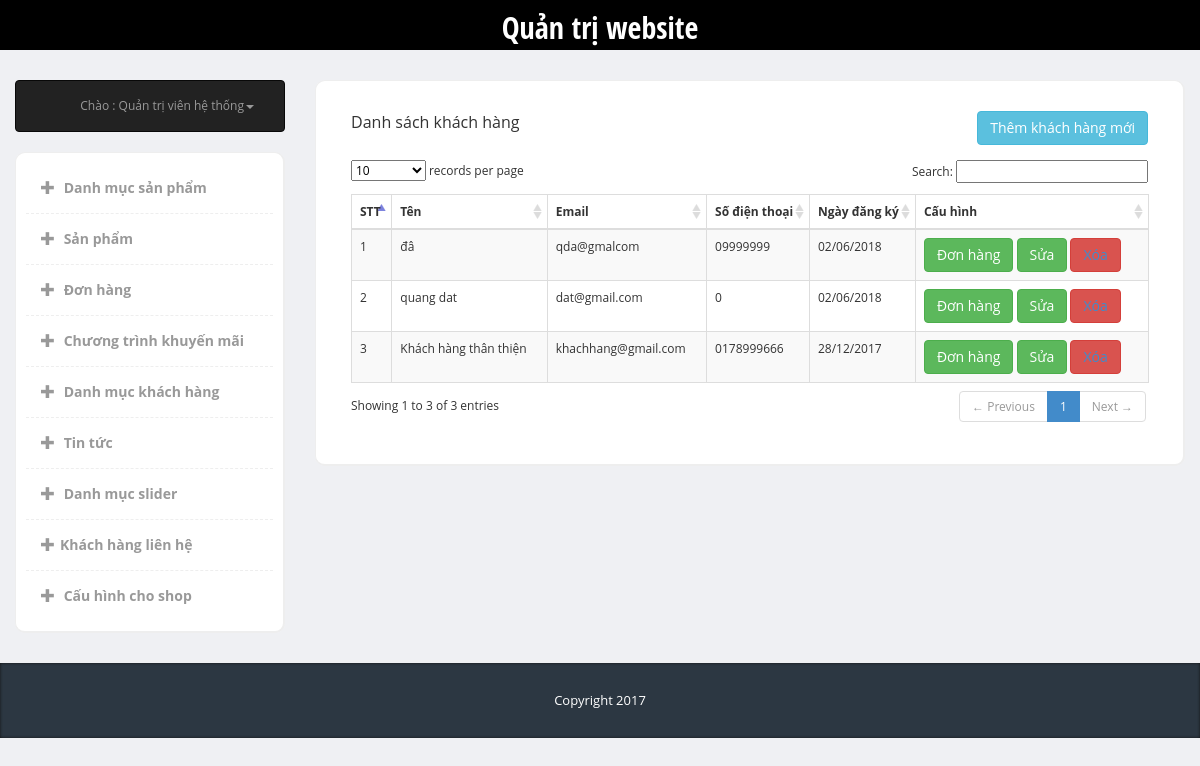
Page /admin/index.php?page=customer&type=list (signed in) on the committed database.
### tables this page shows
CREATE TABLE `users` (
  `ID` int(10) NOT NULL,
  `User_Name` varchar(255) NOT NULL,
  `Password` varchar(255) NOT NULL,
  `DOB` varchar(255) DEFAULT NULL,
  `Sex` int(2) DEFAULT NULL,
  `Address` varchar(255) DEFAULT NULL,
  `Email` varchar(255) NOT NULL,
  `Moblie_Number` int(11) DEFAULT NULL,
  `Status` tinyint(2) NOT NULL,
  `Permission` int(10) NOT NULL,
  `Registed_Date` date DEFAULT NULL
);

### admin/lib_db.php (called while the page is built, shortened)
<?php
global $link;
function select_list($sql){
	return exec_select($sql);
}
function exec_select($sql){
	global $link;
	$ret = isset($ret) ? $ret : "";
	$res = $link->query($sql);
	$err = mysqli_error($link);
	if ($res ){
		$ret = array();
		while( $row = $res->fetch_array(MYSQLI_ASSOC) )
		{
			$ret[]= $row ;
		}
	}
	return $ret;
}

### admin/modules/customer/list.php (the view)
<?php
$sql_user= "select * from users where Permission = 0 and Status = 1 order by ID DESC";
$data_user = select_list($sql_user);
?>
<div class="panel-heading">
	<div class="panel-title col-md-5">Danh sách khách hàng</div>
	<button type="button" class="btn btn-info right"><a href="?page=customer&type=add">Thêm khách hàng mới</a></button>
</div>
<div class="panel-body">
	<table cellpadding="0" cellspacing="0" border="0" class="table table-striped table-bordered" id="example">
		<thead>
			<tr class="active">
				<th>STT</th>
				<th>Tên</th>
				<th>Email</th>
				<th>Số điện thoại</th>
						<th>	Ngày đăng ký</th>
				<th>Cấu hình</th>
			</tr>
		</thead>
		<tbody>
			<?php
			$i= 1;
			if($data_user){
				foreach ($data_user as $datas){
					?>
					<tr class="odd gradeX">
					<td><?php echo $i++ ?></td>
								<td><?php echo $datas['User_Name'] ?></td>
					<td><?php echo $datas['Email'] ?></td>
						<td>0<?php echo $datas['Moblie_Number'] ?></td>
						<td><?php echo  date('d/m/Y',strtotime($datas['Registed_Date'])) ?></td>
						<td class="center">
							<button type="button" class="btn btn-success"><a href="?page=customer&type=order&id=<?php echo $datas['ID']?> ">Đơn hàng</a></button>
							<button type="button" class="btn btn-success"><a href="?page=customer&type=edit&id=<?php echo $datas['ID']?> ">Sửa</a></button>
					<button type="button" class="btn btn-danger"><a href="?page=customer&type=delete&id=<?php echo $datas['ID']?> ">Xóa</a></button>
						</td>
					</tr>
					<?php } } ?>
				</tbody>
			</table>
		</div>

### admin/css/styles.css (style rules this page uses)
body { font-family: 'Open Sans', sans-serif; background-color: #f7f7f7; position: relative; margin: 0px; font-size: 12px; padding: 0px; }
.btn-success a { color: #fff !important }
.right { float: right; }
.btn-info a { color: #fff !important; }
body { background-color: #eff0f3; }
.panel-heading>.panel-title, .content-box-header .panel-title { float: left; padding: 0px; padding-top: 0px; }
.panel-body { clear:both; }

### rows in the picture
users: User_Name "đâ", Email "qda@gmalcom", Moblie_Number "9999999", Registed_Date "02/06/2018"
users: User_Name "quang dat", Email "dat@gmail.com", Registed_Date "02/06/2018"
users: User_Name "Khách hàng thân thiện", Email "khachhang@gmail.com", Moblie_Number "178999666", Registed_Date "28/12/2017"
